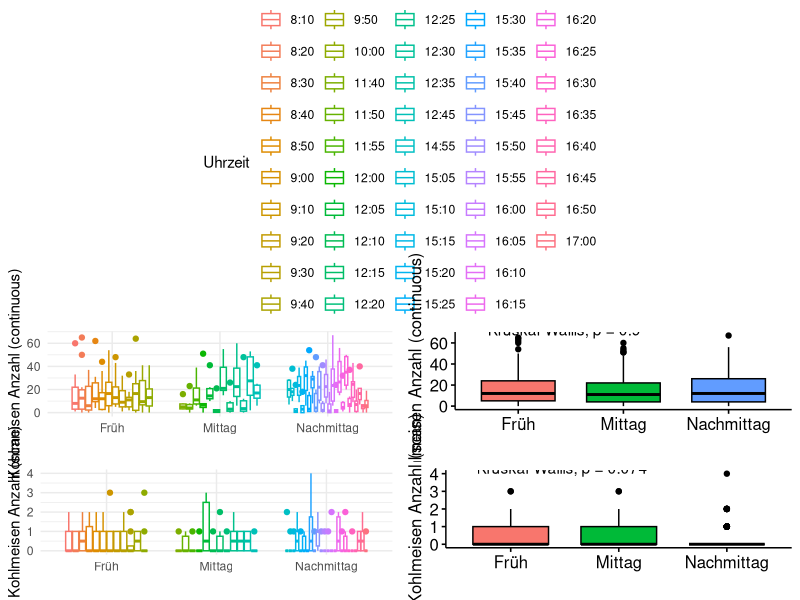
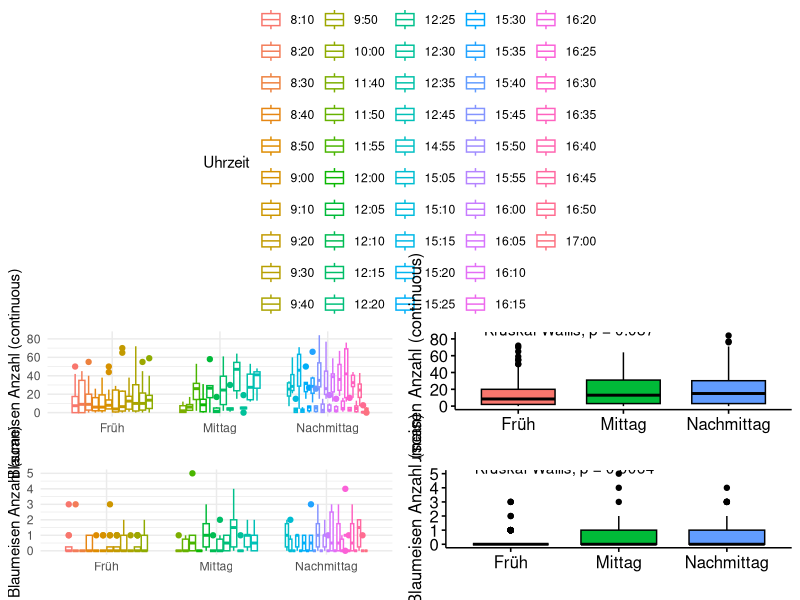
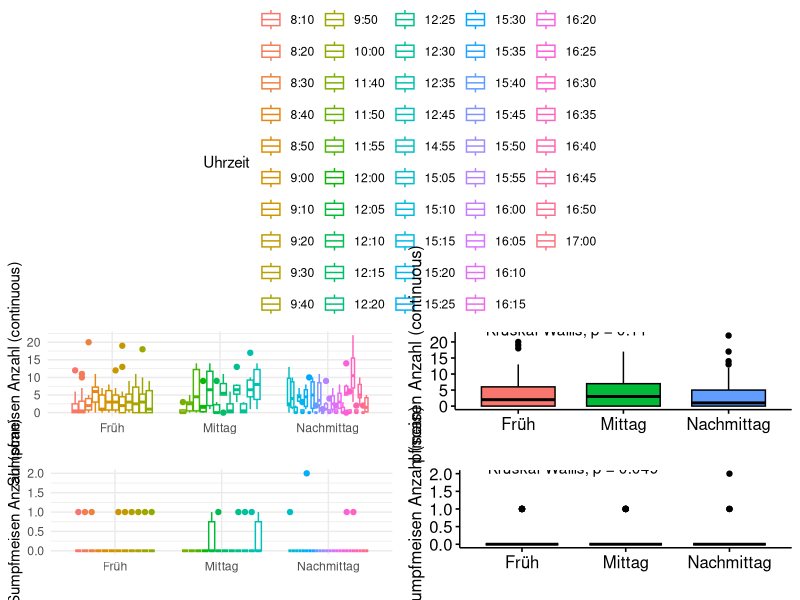
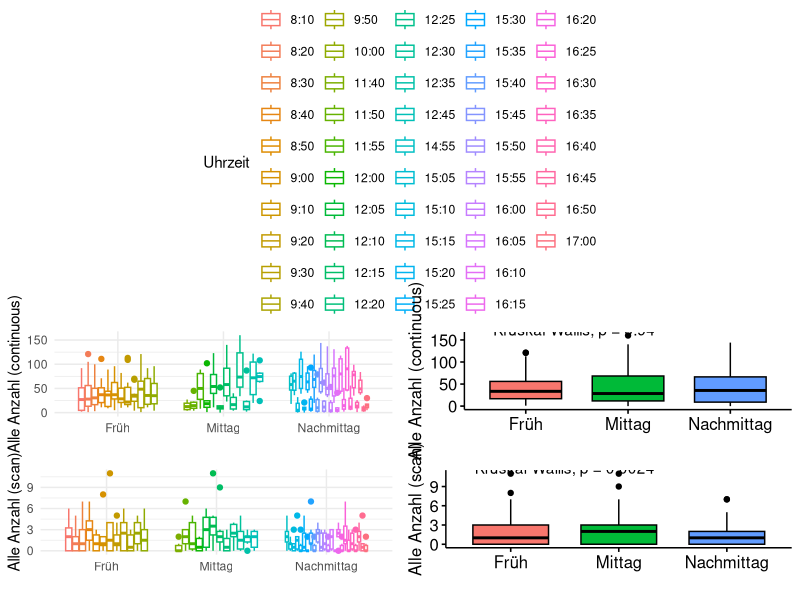
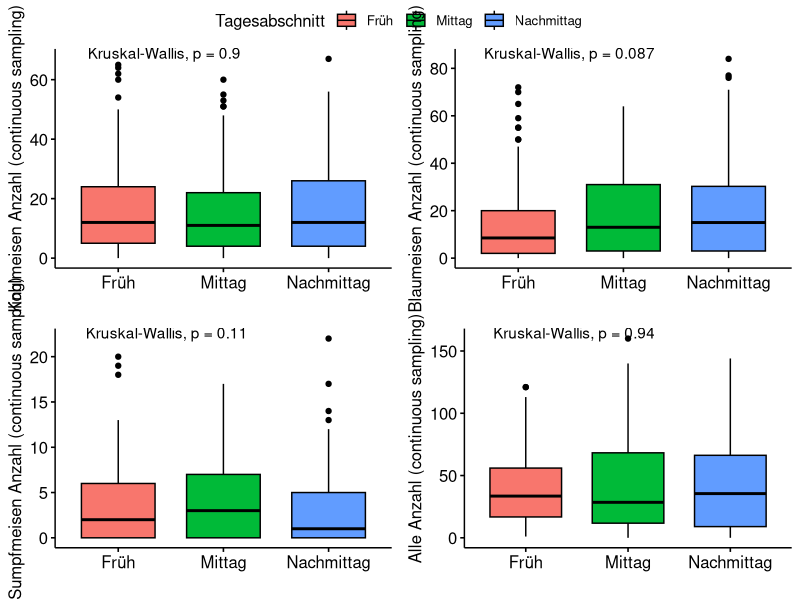

Here is the R script that generated these plots, in order:
# ============================================================
# Almsee passerines — time-of-day effects on counts
# Data columns used: Tagesabschnitt (Früh/Mittag/Nachmittag),
# Uhrzeit (character times like '8:10'...), species *_scan / *_number,
# All_Individuen_scan / All_Individuen_number
# ============================================================

library(readr)
library(ggplot2)
library(ggpubr)
library(scales)
library(dplyr)

# --- Load ----------------------------------------------------
data_Almsee <- read.csv("Ergebnisse.csv", header = TRUE, sep = ",")

# --- Basic checks (avoid View/attach for reproducibility) ----
names(data_Almsee)
head(data_Almsee, 10)

# --- Factor settings -----------------------------------------
# Fix intended order for Tagesabschnitt and Uhrzeit so plots are stable
data_Almsee <- data_Almsee %>%
  mutate(
    Tagesabschnitt = factor(Tagesabschnitt, levels = c("Früh", "Mittag", "Nachmittag")),
    Uhrzeit = factor(
      Uhrzeit,
      levels = c(
        '8:10','8:20','8:30','8:40','8:50','9:00','9:10','9:20','9:30','9:40','9:50','10:00',
        '11:40','11:50','11:55','12:00','12:05','12:10','12:15','12:20','12:25','12:30','12:35','12:45',
        '14:55','15:05','15:10','15:15','15:20','15:25','15:30','15:35','15:40','15:45','15:50','15:55',
        '16:00','16:05','16:10','16:15','16:20','16:25','16:30','16:35','16:40','16:45','16:50','17:00'
      )
    )
  )

# --- Global: omnibus test (nonparametric) --------------------
# Kruskal–Wallis across time-of-day for total individuals
kruskal.test(All_Individuen_number ~ Tagesabschnitt, data = data_Almsee)

# ---------- Helper: tidy boxplot with optional time color ----
box_by_tagesabschnitt <- function(df, y, ylab_scan, color_by_time = TRUE) {
  ggplot(df, aes(x = Tagesabschnitt, y = .data[[y]])) +
    geom_boxplot(aes(color = if (color_by_time) Uhrzeit else NULL)) +
    labs(x = "", y = ylab_scan, color = if (color_by_time) "Uhrzeit" else NULL) +
    theme_minimal()
}

# ============================================================
# Kohlmeise (Great tit): scan vs continuous
# ============================================================

# Boxplots with Uhrzeit color overlay (scan / continuous)
q_scan <- box_by_tagesabschnitt(
  data_Almsee, "Kohlmeise_scan", "Kohlmeisen Anzahl (scan)", color_by_time = TRUE
)
q <- box_by_tagesabschnitt(
  data_Almsee, "Kohlmeise_number", "Kohlmeisen Anzahl (continuous)", color_by_time = TRUE
) + guides(color = "none")

# Clean ggpubr versions with Kruskal–Wallis annotation
a_scan <- ggboxplot(
  data_Almsee, x = "Tagesabschnitt", y = "Kohlmeise_scan",
  order = c("Früh", "Mittag", "Nachmittag"), fill = "Tagesabschnitt"
) +
  stat_compare_means(method = "kruskal.test") +
  theme(legend.position = "none") +
  labs(x = "", y = "Kohlmeisen Anzahl (scan)") +
  guides(color = "none", fill = "none")

a <- ggboxplot(
  data_Almsee, x = "Tagesabschnitt", y = "Kohlmeise_number",
  order = c("Früh", "Mittag", "Nachmittag"), fill = "Tagesabschnitt"
) +
  stat_compare_means(method = "kruskal.test") +
  theme(legend.position = "none") +
  labs(x = "", y = "Kohlmeisen Anzahl (continuous)") +
  guides(color = "none", fill = "none")

ggarrange(q, a, q_scan, a_scan, common.legend = TRUE)

# ============================================================
# Blaumeise (Blue tit): scan vs continuous
# ============================================================

w_scan <- box_by_tagesabschnitt(
  data_Almsee, "Blaumeise_scan", "Blaumeisen Anzahl (scan)", color_by_time = TRUE
)
w <- box_by_tagesabschnitt(
  data_Almsee, "Blaumeise_number", "Blaumeisen Anzahl (continuous)", color_by_time = TRUE
) + guides(color = "none")

b_scan <- ggboxplot(
  data_Almsee, x = "Tagesabschnitt", y = "Blaumeise_scan",
  order = c("Früh", "Mittag", "Nachmittag"), fill = "Tagesabschnitt"
) +
  stat_compare_means(method = "kruskal.test") +
  theme(legend.position = "none") +
  labs(x = "", y = "Blaumeisen Anzahl (scan)")

b <- ggboxplot(
  data_Almsee, x = "Tagesabschnitt", y = "Blaumeise_number",
  order = c("Früh", "Mittag", "Nachmittag"), fill = "Tagesabschnitt"
) +
  stat_compare_means(method = "kruskal.test") +
  theme(legend.position = "none") +
  labs(x = "", y = "Blaumeisen Anzahl (continuous)") +
  guides(color = "none", fill = "none")

ggarrange(w, b, w_scan, b_scan, common.legend = TRUE)

# ============================================================
# Sumpfmeise (Marsh tit): scan vs continuous
# ============================================================

e_scan <- box_by_tagesabschnitt(
  data_Almsee, "Sumpfmeise_scan", "Sumpfmeisen Anzahl (scan)", color_by_time = TRUE
)
e <- box_by_tagesabschnitt(
  data_Almsee, "Sumpfmeise_number", "Sumpfmeisen Anzahl (continuous)", color_by_time = TRUE
) + guides(color = "none")

c_scan <- ggboxplot(
  data_Almsee, x = "Tagesabschnitt", y = "Sumpfmeise_scan",
  order = c("Früh", "Mittag", "Nachmittag"), fill = "Tagesabschnitt"
) +
  stat_compare_means(method = "kruskal.test") +
  theme(legend.position = "none") +
  labs(x = "", y = "Sumpfmeisen Anzahl (scan)")

c <- ggboxplot(
  data_Almsee, x = "Tagesabschnitt", y = "Sumpfmeise_number",
  order = c("Früh", "Mittag", "Nachmittag"), fill = "Tagesabschnitt"
) +
  stat_compare_means(method = "kruskal.test") +
  theme(legend.position = "none") +
  labs(x = "", y = "Sumpfmeisen Anzahl (continuous)") +
  guides(color = "none", fill = "none")

ggarrange(e, c, e_scan, c_scan, common.legend = TRUE)

# ============================================================
# All species combined: scan vs continuous
# ============================================================

r_scan <- box_by_tagesabschnitt(
  data_Almsee, "All_Individuen_scan", "Alle Anzahl (scan)", color_by_time = TRUE
)
r <- box_by_tagesabschnitt(
  data_Almsee, "All_Individuen_number", "Alle Anzahl (continuous)", color_by_time = TRUE
) + guides(color = "none")

d_scan <- ggboxplot(
  data_Almsee, x = "Tagesabschnitt", y = "All_Individuen_scan",
  order = c("Früh", "Mittag", "Nachmittag"), fill = "Tagesabschnitt"
) +
  stat_compare_means(method = "kruskal.test") +
  theme(legend.position = "none") +
  labs(x = "", y = "Alle Anzahl (scan)") +
  guides(color = "none", fill = "none")

d <- ggboxplot(
  data_Almsee, x = "Tagesabschnitt", y = "All_Individuen_number",
  order = c("Früh", "Mittag", "Nachmittag"), fill = "Tagesabschnitt"
) +
  stat_compare_means(method = "kruskal.test") +
  theme(legend.position = "none") +
  labs(x = "", y = "Alle Anzahl (continuous)") +
  guides(color = "none", fill = "none")

ggarrange(r, d, r_scan, d_scan, common.legend = TRUE)

# ============================================================
# Compact Kruskal panel for continuous sampling counts
# ============================================================

a <- ggboxplot(
  data_Almsee, x = "Tagesabschnitt", y = "Kohlmeise_number",
  order = c("Früh", "Mittag", "Nachmittag"), fill = "Tagesabschnitt"
) +
  stat_compare_means(method = "kruskal.test") +
  theme(legend.position = "none") +
  labs(x = "", y = "Kohlmeisen Anzahl (continuous sampling)")

b <- ggboxplot(
  data_Almsee, x = "Tagesabschnitt", y = "Blaumeise_number",
  order = c("Früh", "Mittag", "Nachmittag"), fill = "Tagesabschnitt"
) +
  stat_compare_means(method = "kruskal.test") +
  theme(legend.position = "none") +
  labs(x = "", y = "Blaumeisen Anzahl (continuous sampling)")

c <- ggboxplot(
  data_Almsee, x = "Tagesabschnitt", y = "Sumpfmeise_number",
  order = c("Früh", "Mittag", "Nachmittag"), fill = "Tagesabschnitt"
) +
  stat_compare_means(method = "kruskal.test") +
  theme(legend.position = "none") +
  labs(x = "", y = "Sumpfmeisen Anzahl (continuous sampling)")

d <- ggboxplot(
  data_Almsee, x = "Tagesabschnitt", y = "All_Individuen_number",
  order = c("Früh", "Mittag", "Nachmittag"), fill = "Tagesabschnitt"
) +
  stat_compare_means(method = "kruskal.test") +
  theme(legend.position = "none") +
  labs(x = "", y = "Alle Anzahl (continuous sampling)")

ggarrange(a, b, c, d, common.legend = TRUE)
